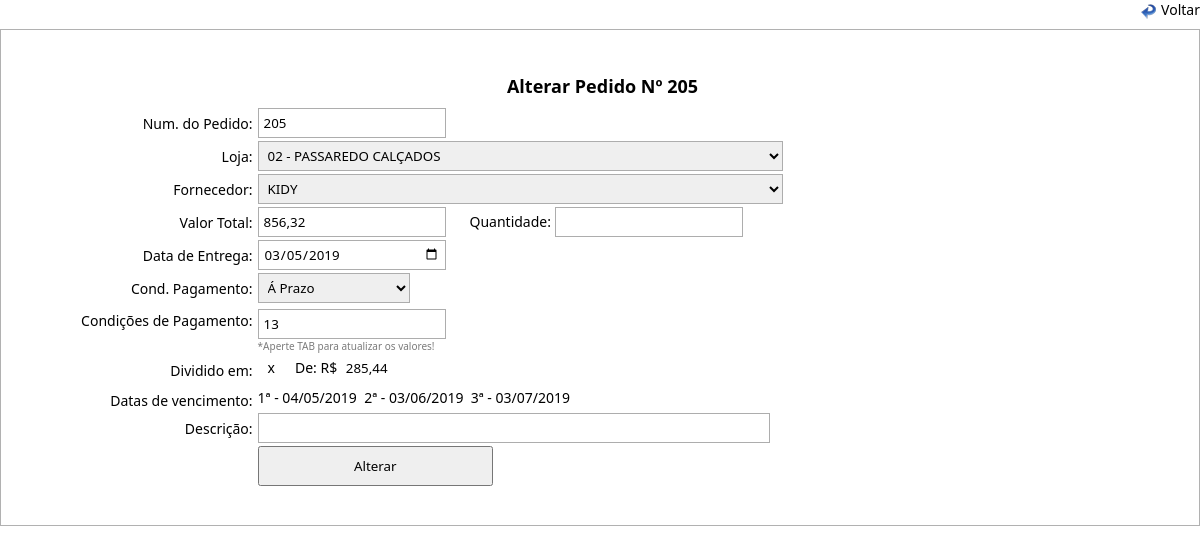
Before: /altera_pedido.php?id=1114 with the older database file.
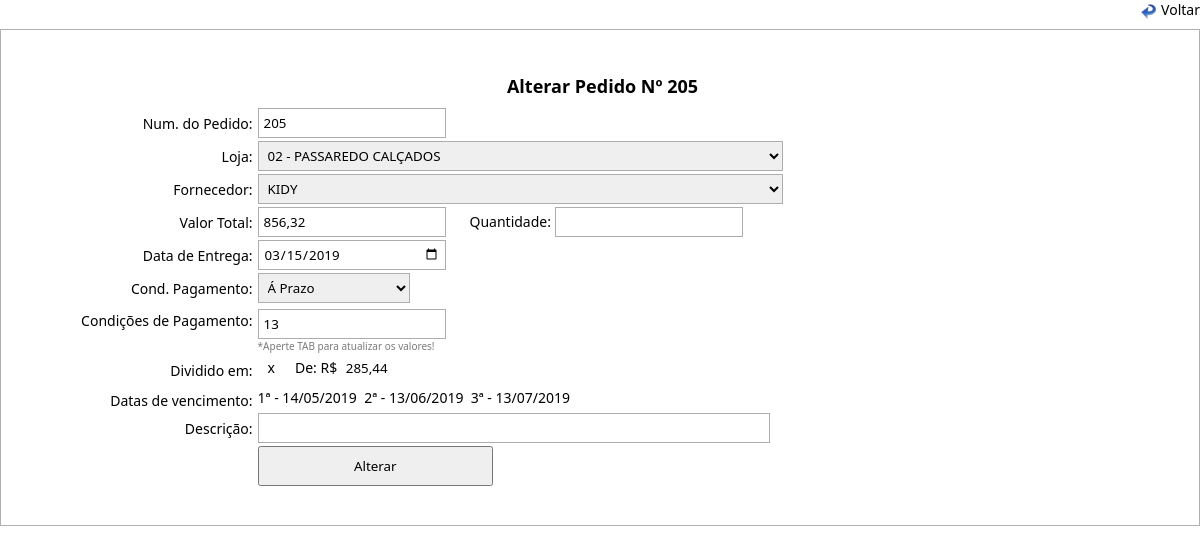
After: the same page with the newer database file.
### tables this page shows
CREATE TABLE `pedidos` (
  `id_pedidos` int(11) NOT NULL AUTO_INCREMENT,
  `num_pedido` varchar(10) DEFAULT NULL,
  `nome_loja` varchar(100) DEFAULT NULL,
  `nome_fornecedor` varchar(100) DEFAULT NULL,
  `valor_pedido` float DEFAULT NULL,
  `qtd_pedido` varchar(10) NOT NULL,
  `data_entrega` date DEFAULT NULL,
  `cod_pag_pedido` varchar(15) DEFAULT NULL,
  `cod_cond_pag` varchar(5) NOT NULL,
  `prazo` varchar(2) NOT NULL,
  `valor_dividido` float NOT NULL,
  `descricao` varchar(50) NOT NULL,
  PRIMARY KEY (`id_pedidos`)
);

### processos/database.php (called while the page is built, shortened)
<?php
function DBRead ($table, $params = null, $fields = '*') {
	$params = ($params) ? " {$params}" : null;
		$query = "SELECT {$fields} FROM {$table}{$params}";
		$result = DBExecute($query);
		if (!mysqli_num_rows($result))
			return false;
		else {
			while ($res = mysqli_fetch_assoc($result)) {
				$data[] = $res;
			}
			return $data;
		}
}
function DBExecute($query){
	$link = DBConnect();
	$result = @mysqli_query($link, $query) or die (mysqli_error($link));
	return $result;
}
?>

### altera_pedido.php (the view, shortened to what this page needs)
<!doctype html>
<html>
<head>
<link href="css/style.css" rel="stylesheet" type="text/css">
<link rel="stylesheet" href="css/menu.css">
</head>
<body>
<?php
  require 'processos/database.php';
  $id = $_GET['id'];
  $le_pedido = DBRead ('pedidos', "WHERE id_pedidos = '$id'", '*');
  foreach ($le_pedido as $pd){
function get_browser_name($user_agent)
{
    if (strpos($user_agent, 'Chrome')) return 'Chrome';
    return 'Other';
}
if (get_browser_name($_SERVER['HTTP_USER_AGENT']) == 'Chrome') {
	$entrega = $pd['data_entrega'];
	$PagAVista = $pd['data_entrega'];
}
?>
<form action="<?php echo htmlspecialchars($_SERVER["PHP_SELF"]);?>" method="post">
<div class="voltar">
	<a href="javascript:history.back(1);">Voltar</a>
</div>
<table border="0" cellpadding="0" cellspacing="0" class="table">
  <tbody>
    <tr>
        <td height="42" colspan="2" align="center"><span class="titulo">Alterar Pedido Nº <?php echo $pd['num_pedido'];?></span></td>
    </tr>
    <tr>
      <td width="21%" align="right">Num. do Pedido: <input type="hidden" name="id_pd" value="<?php echo $pd['id_pedidos']; ?>"></td>
      <td width="79%">
      	<input type="text" name="num_pedido" class="cod" value="<?php echo $pd['num_pedido']; ?>">
      </td>
    </tr>
    <tr>
      <td align="right"><label for="select">Loja:</label></td>
      <td>
        <select name="lojas" class="select" style="width: 525px;">
            <option><?php echo $pd['nome_loja']; ?></option>
            <?php
            $lojas = DBRead ('lojas', 'ORDER BY cod_loja ASC', 'cod_loja, nome_loja');
            ?>
            </select>
      </td>
    </tr>
    <tr>
      <td align="right">Fornecedor:</td>
      <td>
          <select name="fornecedor" class="select" style="width: 525px;">
          <option><?php echo $pd['nome_fornecedor']; ?></option>
            <?php
            $fornecedor = DBRead ('fornecedor', 'ORDER BY nome_fornecedor ASC', 'nome_fornecedor');
            ?>
            </select>
      </td>
    </tr>
    <tr>
      <td align="right">Valor Total:</td>
      <td>
      <input name="valor" class="cod" onkeyup="soma()" onKeyPress="return(MascaraMoeda(this,'.',',',event))" value="<?php echo number_format($pd['valor_pedido'], 2, ',', '.'); ?>"/>
      <span style="margin-left: 20px;">Quantidade: </span>
      <input type="text" name="qtd" class="cod" onkeypress='validate(event)' value="<?php echo $pd['qtd_pedido']; ?>">
      </td>
    </tr>
    <tr>
      <td align="right">Data de Entrega:</td>
      <td><input type="date" name="data_entrega" class="cod" id="data" maxlength="10" placeholder="dd/mm/aaaa" onkeyup="formatar('##/##/####', this, event)" onkeypress='validate(event)' value="<?php echo $entrega; ?>"></td>
    </tr>
    <tr>
      <td align="right">Cond. Pagamento:</td>
      <td>
        <select id="combobox" name="cond_pagamento" onChange="showDiv(this.value);" class="cod" style="width: 152px;">
  			<?php
                if ($pd['cod_pag_pedido'] == 'avista') {
                  echo "<option value='avista'>Á Vista</option>";
                }else {
                  echo "<option value='aprazo'>Á Prazo</option>";
                } ?>
          </select>
      </td>
    </tr>
<?php
    $datas_pag = DBRead ('datas_pag_pedidos', 'WHERE cod_pedido = "'.$pd['num_pedido'].'"', 'datas_pagamentos');
  $contador = 0;
    foreach ($datas_pag as $dt) {
        if ($pd['cod_pag_pedido'] == 'avista') {
      $exibeVencimeto = 0;
      $tipo_pagamento = "
                  <td align='right'>Data do Pagamento à vista:</td>
                  <td><input type='date' name='data_avista' class='cod' maxlength='10' placeholder='dd/mm/aaaa' onkeyup='formatar('##/##/####', this, event)' value='$PagAVista'></td>
                ";
        } else {
          $exibeVencimeto = 1;
          $contador++;
          $datas = date('d/m/Y', strtotime($dt["datas_pagamentos"]));
          $datas_pagamento .= $contador.'ª - '.$datas.'&nbsp;&nbsp;';
          if ($exibeVencimeto==1){
            $data_vencimentos = $datas_pagamento;
          }
          $tipo_pagamento = "
  <td valign=\"top\" align=\"right\">
  <span style=\"margin-top: 5px; margin-bottom: 10px; float:right;\">Condições de Pagamento:</span>
  <span style=\"margin-top: 21px; margin-bottom: 5px; float:right; width: 100%;\">Dividido em:</span>
  <span style=\"margin-top: 6px;float:right; width: 100%;\">Datas de vencimento:</span>
  </td>
  <td>
       <input type=\"text\" id=\"categoria\" name=\"condicoes\" class=\"cod\" placeholder=\"Código\" onkeypress='validate(event)' value=".$pd['cod_cond_pag']."><br />
       <span style=\"font-size:10px; color:#7B7B7B; margin-bottom: 10px;\">*Aperte TAB para atualizar os valores!</span> <br />
       <input name=\"prazo\" class=\"cod\" id=\"parcela\" onkeyup=\"soma()\" onKeyDown=\"validar(this,'text');\" value='".$pd['prazo']."' style=\"width: 8px; float: left; text-align: right; border:0; background-color:transparent;\">
  		  <span style=\"padding-top:5px; float:left;\">x</span>
        <span style=\"margin-left: 20px;\">De: R$ </span>
        <input type=\"text\" name=\"valor_dividido\" class=\"cod\" onKeyPress=\"return(MascaraMoeda(this,'.',',',event))\" readonly value='".number_format($pd['valor_dividido'], 2, ',', '.')."' style=\"border:0; background-color:transparent;\" > <br />
       <div id=\"subCategoria\" class=\"data_parcela\"> ".$data_vencimentos."</div>
    </td>
    </tr>
      ";
    }
  }
    echo '<tr>'.$tipo_pagamento.'</tr>';
    ?>
    <tr>
      <td width="21%" align="right">Descrição:</td>
      <td width="79%"><input type="text" name="descricao" class="text" style="width: 512px;" onkeypress='validateChar(event)'  value="<?php echo $pd['descricao']; ?>"></td>
    </tr>
    <tr>
      <td>&nbsp;</td>
      <td><input type="submit" value="Alterar" class="botton"></td>
    </tr>
  </tbody>
</table>
</form>
<?php
  }
?>
</body>
</html>

### css/style.css (style rules this page uses)
html { height: 89%; padding: 0; margin: 0; }
body { height: 99%; padding: 0; margin: 0; }
* { padding: 0; margin: 0; font-family: Segoe, "Segoe UI", "DejaVu Sans", "Trebuchet MS", Verdana, sans-serif; }
.data_parcela { width: 90%; height: 20px; margin-top: 5px; }
.table { width: 100%; border: 1px solid #B1B1B1; padding: 3% 0 3% 0; }
.table td { font-size: 14px; padding: 0 0 3px 5px; }
.titulo { font-size: 18px; font-weight: bold; }
.cod { width: 20%; height: 30px; border: 1px solid #ADADAD; padding: 0 5px 0 5px; }
.text { width: 70%; height: 30px; border: 1px solid #ADADAD; padding: 0 5px 0 5px; }
.select { width: 73%; height: 30px; border: 1px solid #ADADAD; padding: 0 5px 0 5px; }
.botton { width: 25%; height: 40px; }
a { color: #000000; text-decoration: none; font-size: 14px; }
.voltar { width: auto; height: auto; padding-left: 20px; margin-bottom: 10px; float: right; background-image: url(../imagens/icone_voltar.png); background-repeat: no-repeat; background-position: left bottom; background-size: 15px 15px; }
.voltar a { text-decoration:none; color:#000; }

Changed rows visible on the page:
changed pedidos "02 - PASSAREDO CALÇADOS": data_entrega "03/05/2019" → "03/15/2019"; data_vencimentos "1ª - 04/05/2019 2ª - 03/06/2019 3ª - 03/07/2019" → "1ª - 14/05/2019 2ª - 13/06/2019 3ª - 13/07/2019"
